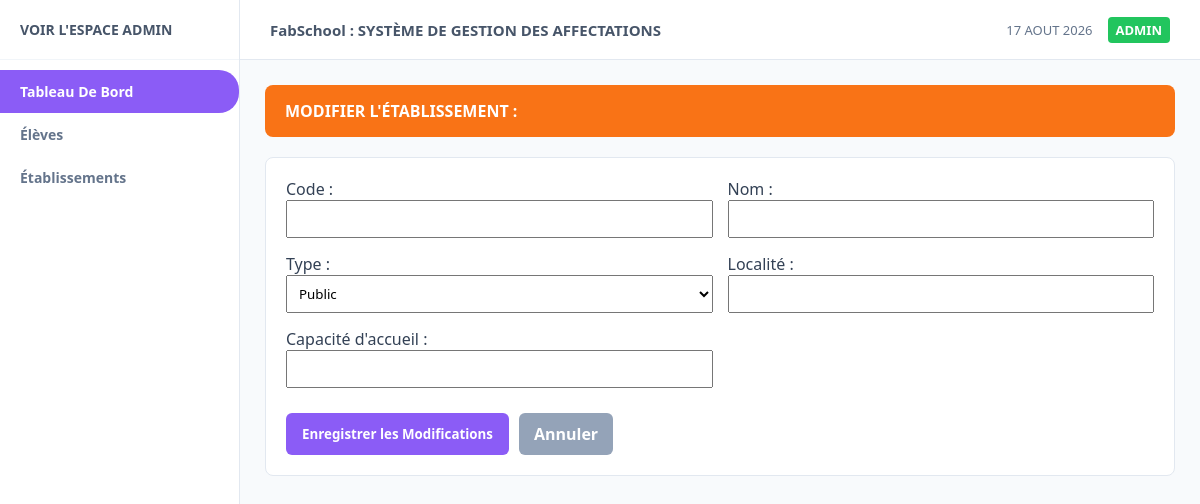
Before: /etablissements/modifier/ETAB05 with the older database file.
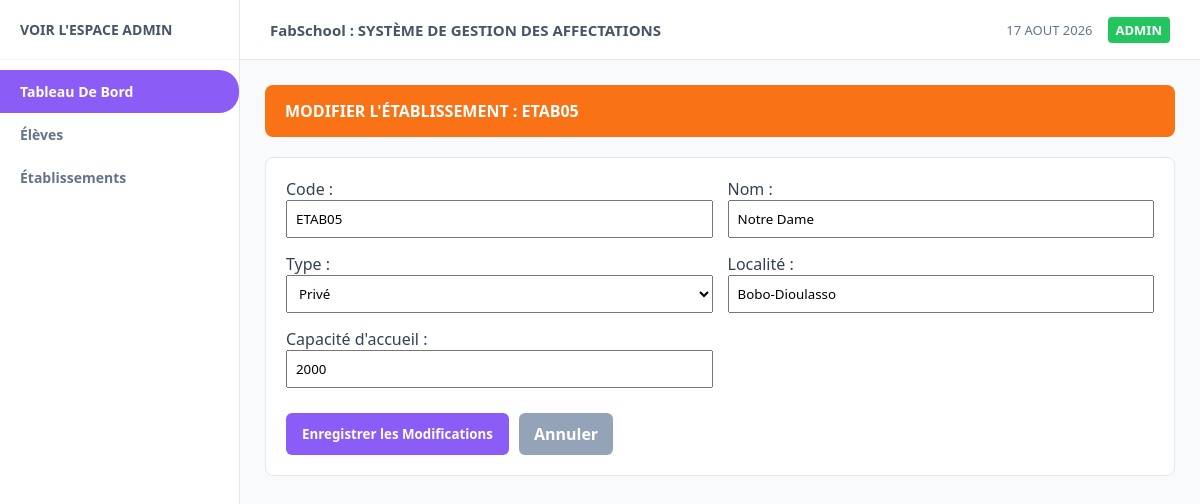
After: the same page with the newer database file.
### tables this page shows
CREATE TABLE etablissements (
            id_etab TEXT PRIMARY KEY,
            nom TEXT NOT NULL,
            type_etab TEXT NOT NULL,
            localite TEXT NOT NULL,
            capacite INTEGER NOT NULL,
            places_restantes INTEGER NOT NULL
        );

### app.py (the view, shortened to what this page needs)
@app.route("/etablissements/modifier/<id_etab>", methods=["GET", "POST"])
def modifier_etablissement_route(id_etab):
    etablissement = database.obtenir_etablissement_par_id(id_etab)
    return render_template("modifier_etablissement.html", etab=etablissement)

### database.py (called while the page is built)
def get_connection():
    conn = sqlite3.connect(DB_NAME)
    conn.row_factory = sqlite3.Row  # Permet d'accéder aux colonnes par leur nom
    return conn

def obtenir_etablissement_par_id(id_etab):
    conn = get_connection()
    cursor = conn.cursor()
    cursor.execute("SELECT * FROM etablissements WHERE id_etab = ?", (id_etab,))
    row = cursor.fetchone()
    conn.close()
    return dict(row) if row else None

### templates/modifier_etablissement.html
{% extends 'base.html' %}
{% block content %}
<div class="banner-orange">
    <span>MODIFIER L'ÉTABLISSEMENT : {{ etab.id_etab }}</span>
</div>
<div class="card">
    <form action="/etablissements/modifier/{{ etab.id_etab }}" method="POST" style="display: grid; grid-template-columns: repeat(2, 1fr); gap: 15px;">
        <div>
            <label>Code :</label>
            <input type="text" name="code" value="{{ etab.id_etab }}" required style="width:100%; padding: 8px;">
        </div>
        <div>
            <label>Nom :</label>
            <input type="text" name="nom" value="{{ etab.nom }}" required style="width:100%; padding: 8px;">
        </div>
        <div>
            <label>Type :</label>
            <select name="type_etab" style="width:100%; padding: 8px;">
                <option value="Public" {% if etab.type_etab == 'Public' %}selected{% endif %}>Public</option>
                <option value="Privé" {% if etab.type_etab == 'Privé' %}selected{% endif %}>Privé</option>
            </select>
        </div>
        <div>
            <label>Localité :</label>
            <input type="text" name="localite" value="{{ etab.localite }}" required style="width:100%; padding: 8px;">
        </div>
        <div>
            <label>Capacité d'accueil :</label>
            <input type="number" name="capacite" value="{{ etab.capacite }}" required style="width:100%; padding: 8px;">
        </div>
        <div style="grid-column: span 2; display:flex; gap:10px; margin-top:10px;">
            <button type="submit" class="btn btn-purple">Enregistrer les Modifications</button>
            <a href="/etablissements" style="background:#94a3b8; color:white; padding:10px 15px; border-radius:6px; text-decoration:none; font-weight:bold;">Annuler</a>
        </div>
    </form>
</div>
{% endblock %}

Changed rows visible on the page:
added etablissements: id_etab "ETAB05", code "ETAB05", nom "Notre Dame", type_etab "Privé", localite "Bobo-Dioulasso", capacite "2000"
Other visible differences:
form field type_etab: "Public" → (not shown)
